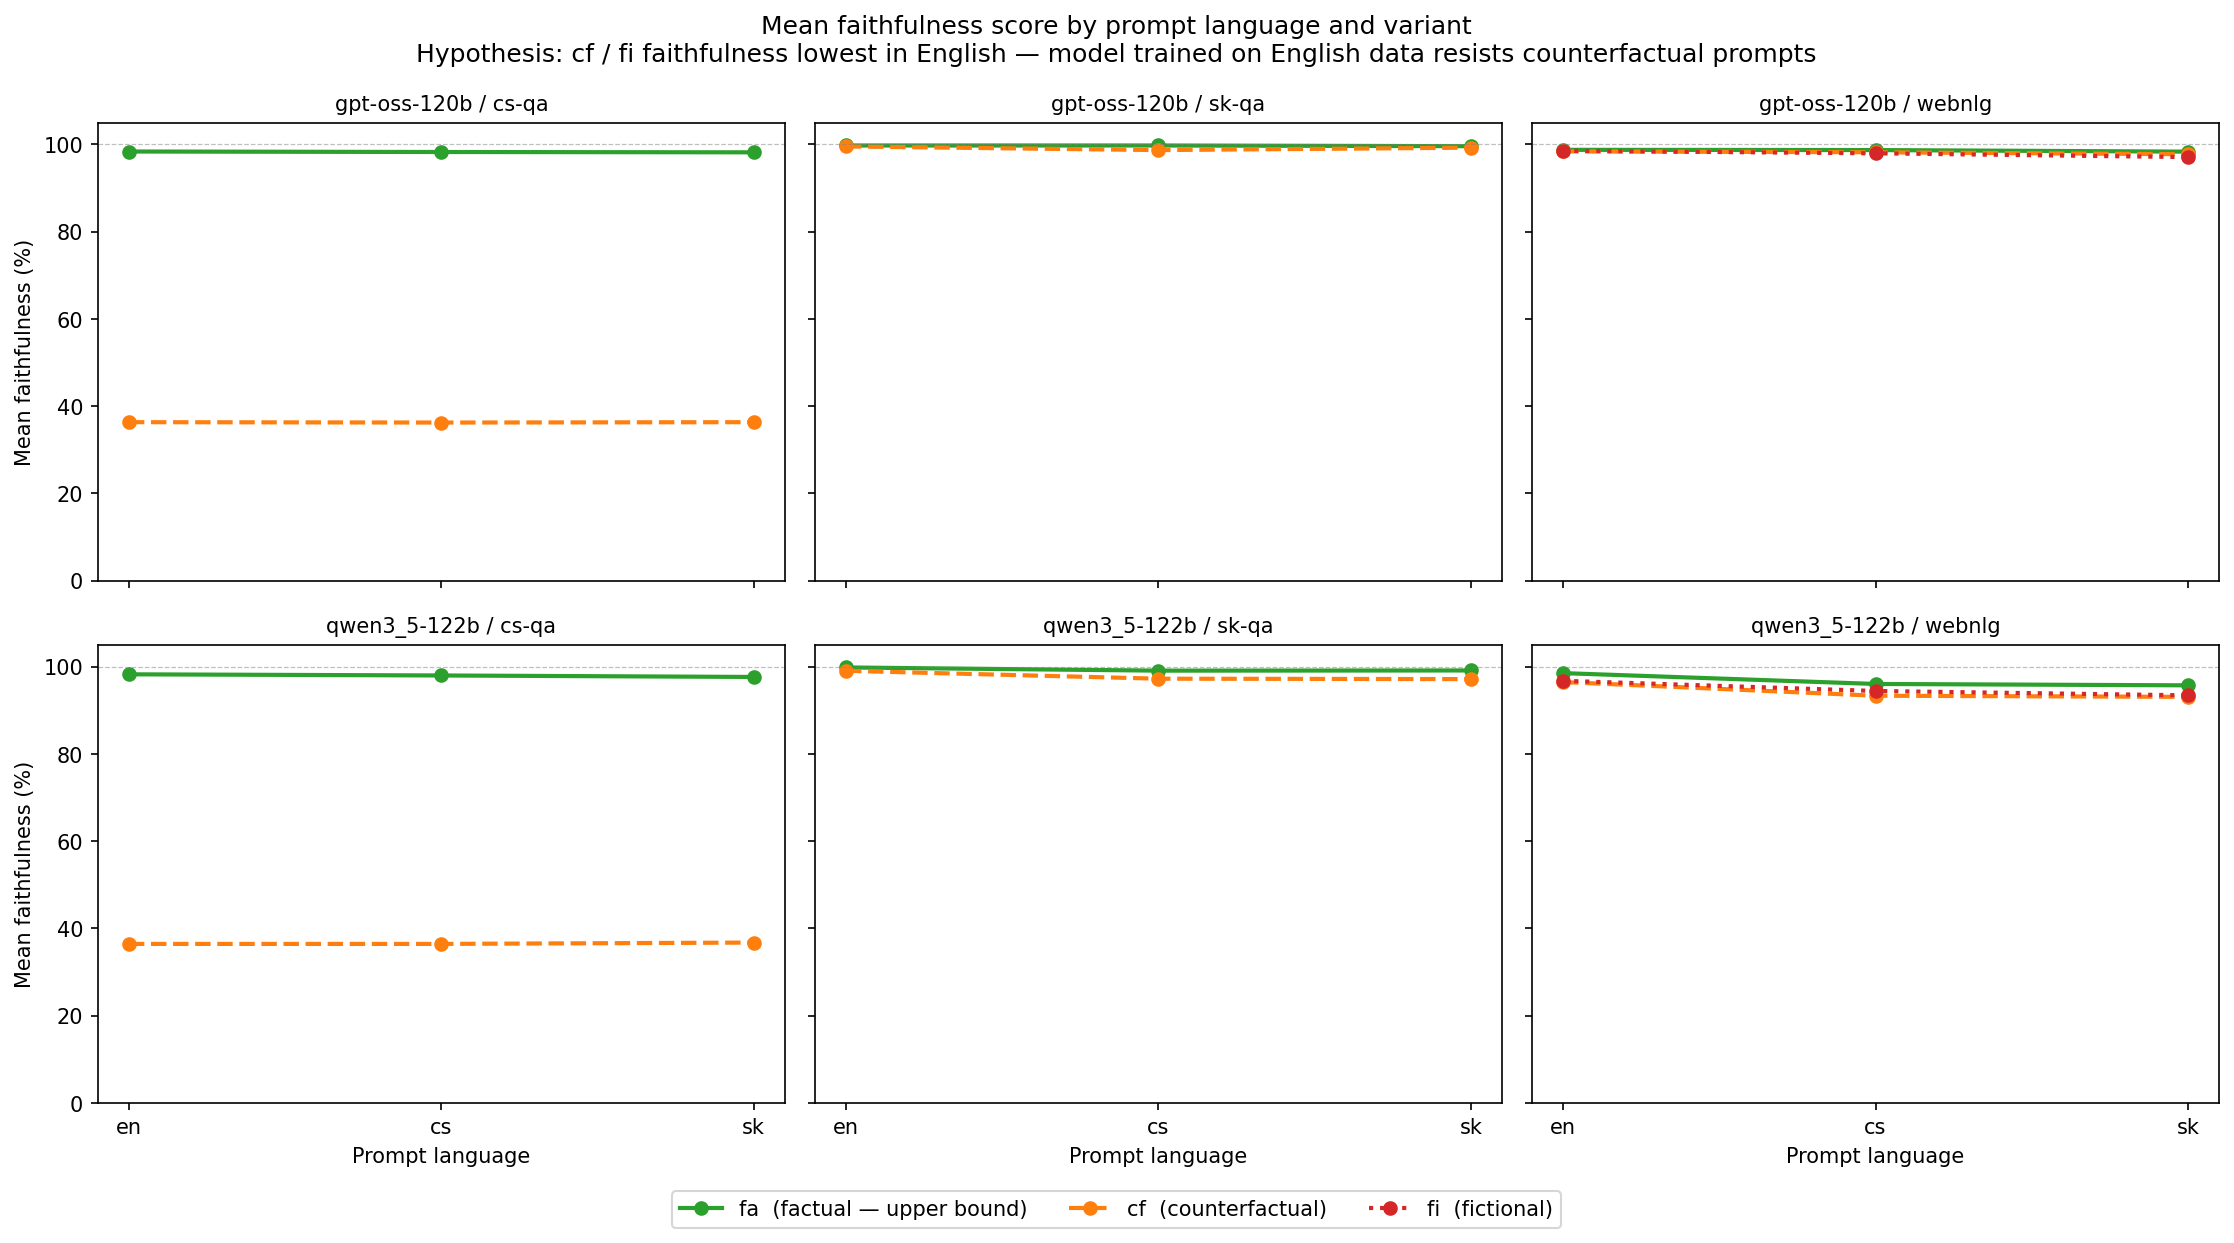

This chart was generated by the following Python code:
import json
import pandas as pd
import matplotlib.pyplot as plt
from pathlib import Path

JUDGED_DIR = Path(__file__).parent.parent / "data" / "judged"
OUTPUT_PATH = Path(__file__).parent / "faithfulness_by_language.png"

LANGUAGE_ORDER = ["en", "cs", "sk"]
VARIANT_ORDER = ["fa", "cf", "fi"]
VARIANT_STYLE = {
    "fa": {"color": "#2ca02c", "linestyle": "-",  "label": "fa  (factual — upper bound)"},
    "cf": {"color": "#ff7f0e", "linestyle": "--", "label": "cf  (counterfactual)"},
    "fi": {"color": "#d62728", "linestyle": ":",  "label": "fi  (fictional)"},
}

MAX_SCORE = 5


def load_faithfulness_records(judged_dir: Path) -> pd.DataFrame:
    records = []
    for model_dir in sorted(judged_dir.iterdir()):
        for jsonl_path in sorted(model_dir.glob("*.jsonl")):
            _, dataset, variant, language, *_ = jsonl_path.stem.split("_")
            with jsonl_path.open(encoding="utf-8") as f:
                for line in f:
                    score = json.loads(line)["parsed"]["faithfulness_score"]
                    records.append(dict(model=model_dir.name, dataset=dataset,
                                        variant=variant, language=language,
                                        faithfulness_pct=score / MAX_SCORE * 100))
    return pd.DataFrame(records)


def plot_faithfulness(results: pd.DataFrame, output_path: Path) -> None:
    models = sorted(results["model"].unique())
    datasets = sorted(results["dataset"].unique())

    fig, axes = plt.subplots(
        len(models), len(datasets),
        figsize=(5 * len(datasets), 4 * len(models)),
        sharey=True, sharex=True,
    )

    for row, model in enumerate(models):
        for col, dataset in enumerate(datasets):
            ax = axes[row, col]
            subset = results[(results["model"] == model) & (results["dataset"] == dataset)]
            present_variants = subset["variant"].unique()

            for variant in [v for v in VARIANT_ORDER if v in present_variants]:
                means = (subset[subset["variant"] == variant]
                         .groupby("language")["faithfulness_pct"]
                         .mean()
                         .reindex(LANGUAGE_ORDER))
                ax.plot(LANGUAGE_ORDER, means, marker="o", linewidth=2,
                        **VARIANT_STYLE[variant])

            ax.set_ylim(0, 105)
            ax.axhline(100, color="gray", linewidth=0.6, linestyle="--", alpha=0.5)
            ax.set_title(f"{model} / {dataset}", fontsize=10)
            ax.set_xlabel("Prompt language" if row == len(models) - 1 else "")
            ax.set_ylabel("Mean faithfulness (%)" if col == 0 else "")

    handles = [plt.Line2D([0], [0], marker="o", linewidth=2, **s)
               for s in VARIANT_STYLE.values()]
    fig.legend(handles, [s["label"] for s in VARIANT_STYLE.values()],
               loc="lower center", ncol=3, fontsize=10,
               bbox_to_anchor=(0.5, -0.04))

    fig.suptitle(
        "Mean faithfulness score by prompt language and variant\n"
        "Hypothesis: cf / fi faithfulness lowest in English"
        " — model trained on English data resists counterfactual prompts",
        fontsize=12,
    )
    plt.tight_layout()
    output_path.parent.mkdir(parents=True, exist_ok=True)
    plt.savefig(output_path, dpi=150, bbox_inches="tight")
    print(f"Plot saved to {output_path}")


if __name__ == "__main__":
    results = load_faithfulness_records(JUDGED_DIR)
    summary = (results
               .groupby(["model", "dataset", "variant", "language"])["faithfulness_pct"]
               .mean()
               .round(1))
    print(summary.to_string())
    plot_faithfulness(results, OUTPUT_PATH)
